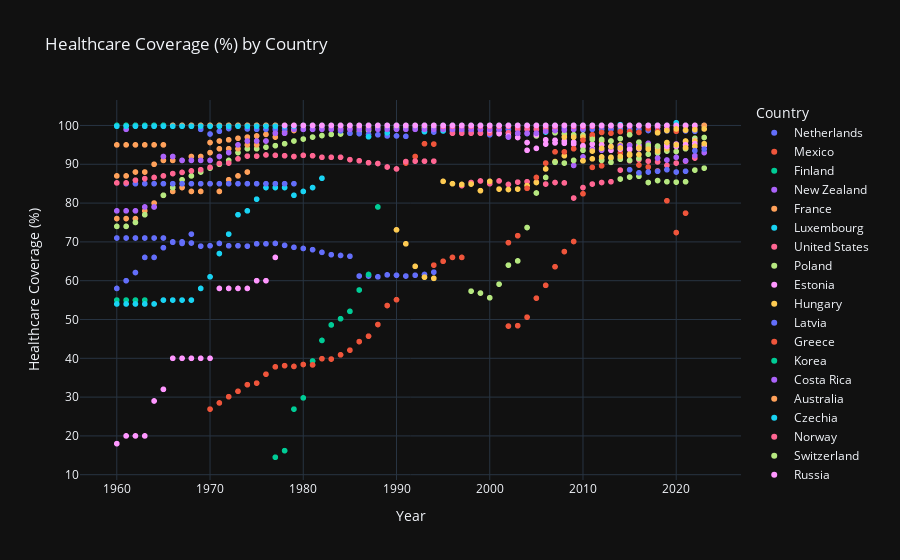

Source (notebook cell):
### Code cell
# plot data
fig = px.scatter(oecd_healthcare_filtered,
                 x='Year',
                 y='Healthcare Coverage (%)',
                 color='Country',
                 title='Healthcare Coverage (%) by Country',
                 template="plotly_dark")
fig.show()

### Figure 1 — Plotly figure (JSON) as saved in the notebook; plotly's stock layout.template omitted (floating-point values rounded to 4 significant figures)
{"data": [{"hovertemplate": "Country=Netherlands<br>Year=%{x}<br>Healthcare Coverage (%)=%{y}<extra></extra>", "legendgroup": "Netherlands", "marker": {"color": "#636efa", "symbol": "circle"}, "mode": "markers", "name": "Netherlands", "showlegend": true, "type": "scattergl", "x": [1960, 1961, 1962, 1963, 1964, 1965, 1966, 1967, 1968, 1969, 1970, 1971, 1972, 1973, 1974, 1975, 1976, 1977, 1978, 1979, 1980, 1981, 1982, 1983, 1984, 1985, 1986, 1987, 1988, 1989, 1990, 1991, 1992, 1993, 1994, 1995, 1996, 1997, 1998, 1999, 2000, 2001, 2002, 2003, 2004, 2005, 2006, 2007, 2008, 2009, 2010, 2011, 2012, 2013, 2014, 2015, 2016, 2017, 2018, 2019, 2020, 2021, 2022], "xaxis": "x", "y": [71, 71, 71, 71, 71, 71, 69.9, 69.6, 69.7, 68.9, 69, 69.6, 69, 69, 68.9, 69.5, 69.5, 69.6, 69.1, 68.6, 68.3, 68, 67.3, 66.7, 66.5, 66.3, 61.2, 61.2, 61, 61.5, 61.4, 61.2, 61.4, 61.6, 62.2, 98.6, 98.6, 98.5, 98.4, 98.1, 97.6, 98.1, 98, 97.9, 97.9, 97.9, 99.5, 99.6, 99.6, 99.6, 99.6, 99.6, 99.7, 99.8, 99.8, 99.8, 99.9, 99.9, 99.9, 99.9, 99.9, 99.9, 99.9], "yaxis": "y"}, {"hovertemplate": "Country=Mexico<br>Year=%{x}<br>Healthcare Coverage (%)=%{y}<extra></extra>", "legendgroup": "Mexico", "marker": {"color": "#EF553B", "symbol": "circle"}, "mode": "markers", "name": "Mexico", "showlegend": true, "type": "scattergl", "x": [2002, 2003, 2004, 2005, 2006, 2007, 2008, 2009, 2010, 2011, 2012, 2013, 2014, 2015, 2016, 2017, 2018, 2019, 2020, 2021], "xaxis": "x", "y": [48.3, 48.4, 50.6, 55.5, 58.8, 63.6, 67.5, 70.1, 82.4, 89.2, 89.6, 91.6, 92.9, 92.3, 89.8, 89.3, 88.3, 80.6, 72.4, 77.4], "yaxis": "y"}, {"hovertemplate": "Country=Finland<br>Year=%{x}<br>Healthcare Coverage (%)=%{y}<extra></extra>", "legendgroup": "Finland", "marker": {"color": "#00cc96", "symbol": "circle"}, "mode": "markers", "name": "Finland", "showlegend": true, "type": "scattergl", "x": [1960, 1961, 1962, 1963, 1964, 1965, 1966, 1967, 1968, 1969, 1970, 1971, 1972, 1973, 1974, 1975, 1976, 1977, 1978, 1979, 1980, 1981, 1982, 1983, 1984, 1985, 1986, 1987, 1988, 1989, 1990, 1991, 1992, 1993, 1994, 1995, 1996, 1997, 1998, 1999, 2000, 2001, 2002, 2003, 2004, 2005, 2006, 2007, 2008, 2009, 2010, 2011, 2012, 2013, 2014, 2015, 2016, 2017, 2018, 2019, 2020, 2021, 2022, 2023], "xaxis": "x", "y": [55, 55, 55, 55, 100, 100, 100, 100, 100, 100, 100, 100, 100, 100, 100, 100, 100, 100, 100, 100, 100, 100, 100, 100, 100, 100, 100, 100, 100, 100, 100, 100, 100, 100, 100, 100, 100, 100, 100, 100, 100, 100, 100, 100, 100, 100, 100, 100, 100, 100, 100, 100, 100, 100, 100, 100, 100, 100, 100, 100, 100, 100, 100, 100], "yaxis": "y"}, {"hovertemplate": "Country=New Zealand<br>Year=%{x}<br>Healthcare Coverage (%)=%{y}<extra></extra>", "legendgroup": "New Zealand", "marker": {"color": "#ab63fa", "symbol": "circle"}, "mode": "markers", "name": "New Zealand", "showlegend": true, "type": "scattergl", "x": [1960, 1961, 1962, 1963, 1964, 1965, 1966, 1967, 1968, 1969, 1970, 1971, 1972, 1973, 1974, 1975, 1976, 1977, 1978, 1979, 1980, 1981, 1982, 1983, 1984, 1985, 1986, 1987, 1988, 1989, 1990, 1991, 1992, 1993, 1994, 1995, 1996, 1997, 1998, 1999, 2000, 2001, 2002, 2003, 2004, 2005, 2006, 2007, 2008, 2009, 2010, 2011, 2012, 2013, 2014, 2015, 2016, 2017, 2018, 2019, 2020, 2021, 2022, 2023], "xaxis": "x", "y": [100, 100, 100, 100, 100, 100, 100, 100, 100, 100, 100, 100, 100, 100, 100, 100, 100, 100, 100, 100, 100, 100, 100, 100, 100, 100, 100, 100, 100, 100, 100, 100, 100, 100, 100, 100, 100, 100, 100, 100, 100, 100, 100, 100, 100, 100, 100, 100, 100, 100, 100, 100, 100, 100, 100, 100, 100, 100, 100, 100, 100, 100, 100, 100], "yaxis": "y"}, {"hovertemplate": "Country=France<br>Year=%{x}<br>Healthcare Coverage (%)=%{y}<extra></extra>", "legendgroup": "France", "marker": {"color": "#FFA15A", "symbol": "circle"}, "mode": "markers", "name": "France", "showlegend": true, "type": "scattergl", "x": [1960, 1970, 1971, 1972, 1973, 1974, 1975, 1976, 1977, 1978, 1979, 1980, 1981, 1982, 1983, 1984, 1985, 1986, 1987, 1988, 1989, 1990, 1991, 1992, 1993, 1994, 1995, 1996, 1997, 1998, 1999, 2000, 2001, 2002, 2003, 2004, 2005, 2006, 2007, 2008, 2009, 2010, 2011, 2012, 2013, 2014, 2015, 2016, 2017, 2018, 2019, 2020, 2021, 2022, 2023], "xaxis": "x", "y": [76, 95.6, 96, 96.3, 96.7, 97, 97.3, 97.7, 98, 98.4, 98.7, 99.1, 99.1, 99.2, 99.2, 99.2, 99.2, 99.3, 99.3, 99.3, 99.3, 99.4, 99.4, 99.4, 99.4, 99.4, 99.4, 99.4, 99.4, 99.4, 99.9, 99.9, 99.9, 99.9, 99.9, 99.9, 99.9, 99.9, 99.9, 99.9, 99.9, 99.9, 99.9, 99.9, 99.9, 99.9, 99.9, 99.9, 99.9, 99.9, 99.9, 99.9, 99.9, 99.9, 99.9], "yaxis": "y"}, {"hovertemplate": "Country=Luxembourg<br>Year=%{x}<br>Healthcare Coverage (%)=%{y}<extra></extra>", "legendgroup": "Luxembourg", "marker": {"color": "#19d3f3", "symbol": "circle"}, "mode": "markers", "name": "Luxembourg", "showlegend": true, "type": "scattergl", "x": [2017, 2018, 2019, 2020, 2021, 2022, 2023], "xaxis": "x", "y": [100, 100, 100, 100, 100, 100, 100], "yaxis": "y"}, {"hovertemplate": "Country=United States<br>Year=%{x}<br>Healthcare Coverage (%)=%{y}<extra></extra>", "legendgroup": "United States", "marker": {"color": "#FF6692", "symbol": "circle"}, "mode": "markers", "name": "United States", "showlegend": true, "type": "scattergl", "x": [1997, 1998, 1999, 2000, 2001, 2002, 2003, 2004, 2005, 2006, 2007, 2008, 2009, 2010, 2011, 2012, 2013, 2014, 2015, 2016, 2017, 2018, 2019, 2020, 2021, 2022], "xaxis": "x", "y": [84.5, 85.3, 85.7, 85, 85.7, 84.8, 85.4, 85.5, 85.4, 84.9, 85.3, 85.2, 81.3, 84, 84.9, 85.3, 85.5, 88.5, 90.9, 91.2, 90.8, 90.6, 89.7, 90.3, 90.8, 91.6], "yaxis": "y"}, {"hovertemplate": "Country=Poland<br>Year=%{x}<br>Healthcare Coverage (%)=%{y}<extra></extra>", "legendgroup": "Poland", "marker": {"color": "#B6E880", "symbol": "circle"}, "mode": "markers", "name": "Poland", "showlegend": true, "type": "scattergl", "x": [2005, 2006, 2007, 2008, 2009, 2010, 2011, 2012, 2013, 2014, 2015, 2016, 2017, 2018, 2019, 2020, 2021, 2022, 2023], "xaxis": "x", "y": [97.3, 99.3, 98.1, 97.8, 97.6, 97.5, 96.6, 91, 91.6, 91.3, 91, 91.5, 92.6, 92.9, 93.4, 93.3, 94, 96.7, 96.9], "yaxis": "y"}, {"hovertemplate": "Country=Estonia<br>Year=%{x}<br>Healthcare Coverage (%)=%{y}<extra></extra>", "legendgroup": "Estonia", "marker": {"color": "#FF97FF", "symbol": "circle"}, "mode": "markers", "name": "Estonia", "showlegend": true, "type": "scattergl", "x": [2004, 2005, 2006, 2007, 2008, 2009, 2010, 2011, 2012, 2013, 2014, 2015, 2016, 2017, 2018, 2019, 2020, 2021, 2022, 2023], "xaxis": "x", "y": [93.6, 94.1, 95.2, 96.2, 96, 95.7, 94.5, 94, 93.7, 93.6, 93.9, 94, 94, 94.1, 94.5, 95, 95.2, 95.9, 96.1, 94.8], "yaxis": "y"}, {"hovertemplate": "Country=Hungary<br>Year=%{x}<br>Healthcare Coverage (%)=%{y}<extra></extra>", "legendgroup": "Hungary", "marker": {"color": "#FECB52", "symbol": "circle"}, "mode": "markers", "name": "Hungary", "showlegend": true, "type": "scattergl", "x": [1975, 1976, 1977, 1978, 1979, 1980, 1981, 1982, 1983, 1984, 1985, 1986, 1987, 1988, 1989, 1990, 1991, 1992, 1993, 1994, 1995, 1996, 1997, 1998, 1999, 2000, 2001, 2002, 2003, 2004, 2005, 2006, 2007, 2008, 2009, 2010, 2011, 2012, 2013, 2014, 2015, 2016, 2017, 2018, 2019, 2020, 2021, 2022], "xaxis": "x", "y": [100, 100, 100, 100, 100, 100, 100, 100, 100, 100, 100, 100, 100, 100, 100, 100, 100, 100, 100, 100, 100, 100, 100, 100, 100, 100, 100, 100, 100, 100, 100, 100, 100, 97, 97, 97, 97, 96, 96, 95, 95, 95, 94, 94, 94, 95, 96, 96], "yaxis": "y"}, {"hovertemplate": "Country=Latvia<br>Year=%{x}<br>Healthcare Coverage (%)=%{y}<extra></extra>", "legendgroup": "Latvia", "marker": {"color": "#636efa", "symbol": "circle"}, "mode": "markers", "name": "Latvia", "showlegend": true, "type": "scattergl", "x": [2017, 2018, 2019, 2020, 2021, 2022, 2023], "xaxis": "x", "y": [100, 100, 100, 100, 100, 100, 100], "yaxis": "y"}, {"hovertemplate": "Country=Greece<br>Year=%{x}<br>Healthcare Coverage (%)=%{y}<extra></extra>", "legendgroup": "Greece", "marker": {"color": "#EF553B", "symbol": "circle"}, "mode": "markers", "name": "Greece", "showlegend": true, "type": "scattergl", "x": [1984, 1985, 1986, 1987, 1988, 1989, 1990, 1991, 1992, 1993, 1994, 1995, 1996, 1997, 1998, 1999, 2000, 2001, 2002, 2003, 2004, 2005, 2006, 2007, 2008, 2016, 2017, 2018, 2019, 2020, 2021, 2022, 2023], "xaxis": "x", "y": [100, 100, 100, 100, 100, 100, 100, 100, 100, 100, 100, 100, 100, 100, 100, 100, 100, 100, 100, 100, 100, 100, 100, 100, 100, 100, 100, 100, 100, 100, 100, 100, 100], "yaxis": "y"}, {"hovertemplate": "Country=Korea<br>Year=%{x}<br>Healthcare Coverage (%)=%{y}<extra></extra>", "legendgroup": "Korea", "marker": {"color": "#00cc96", "symbol": "circle"}, "mode": "markers", "name": "Korea", "showlegend": true, "type": "scattergl", "x": [1977, 1978, 1979, 1980, 1981, 1982, 1983, 1984, 1985, 1986, 1987, 1988, 1989, 1990, 1991, 1992, 1993, 1994, 1995, 1996, 1997, 1998, 1999, 2000, 2001, 2002, 2003, 2004, 2005, 2006, 2007, 2008, 2009, 2010, 2011, 2012, 2013, 2014, 2015, 2016, 2017, 2018, 2019, 2020, 2021, 2022], "xaxis": "x", "y": [14.5, 16.2, 26.9, 29.8, 39.3, 44.6, 48.6, 50.2, 52.1, 57.6, 61.6, 79, 100, 100, 100, 100, 100, 100, 100, 100, 100, 100, 100, 100, 100, 100, 100, 100, 100, 100, 100, 100, 100, 100, 100, 100, 100, 100, 100, 100, 100, 100, 100, 100, 100, 100], "yaxis": "y"}, {"hovertemplate": "Country=Costa Rica<br>Year=%{x}<br>Healthcare Coverage (%)=%{y}<extra></extra>", "legendgroup": "Costa Rica", "marker": {"color": "#ab63fa", "symbol": "circle"}, "mode": "markers", "name": "Costa Rica", "showlegend": true, "type": "scattergl", "x": [2009, 2010, 2011, 2012, 2013, 2014, 2015, 2016, 2017, 2018, 2019, 2020, 2021, 2022, 2023], "xaxis": "x", "y": [89.7, 91.9, 93.7, 93.6, 94.4, 94.7, 94.9, 95, 95.4, 91.6, 91.1, 91.8, 90.9, 92.2, 93], "yaxis": "y"}, {"hovertemplate": "Country=Australia<br>Year=%{x}<br>Healthcare Coverage (%)=%{y}<extra></extra>", "legendgroup": "Australia", "marker": {"color": "#FFA15A", "symbol": "circle"}, "mode": "markers", "name": "Australia", "showlegend": true, "type": "scattergl", "x": [1961, 1962, 1963, 1964, 1965, 1966, 1967, 1968, 1969, 1970, 1971, 1972, 1973, 1974, 1975, 1976, 1977, 1978, 1979, 1980, 1981, 1982, 1983, 1984, 1985, 1986, 1987, 1988, 1989, 1990, 1991, 1992, 1993, 1994, 1995, 1996, 1997, 1998, 1999, 2000, 2001, 2002, 2003, 2004, 2005, 2006, 2007, 2008, 2009, 2010, 2011, 2012, 2013, 2014, 2015, 2016, 2017, 2018, 2019, 2020, 2021, 2022, 2023], "xaxis": "x", "y": [76, 76, 78, 80, 82, 83, 84, 83, 83, 85, 83, 86, 87, 88, 100, 100, 100, 100, 100, 100, 100, 100, 100, 100, 100, 100, 100, 100, 100, 100, 100, 100, 100, 100, 100, 100, 100, 100, 100, 100, 100, 100, 100, 100, 100, 100, 100, 100, 100, 100, 100, 100, 100, 100, 100, 100, 100, 100, 100, 100, 100, 100, 100], "yaxis": "y"}, {"hovertemplate": "Country=Czechia<br>Year=%{x}<br>Healthcare Coverage (%)=%{y}<extra></extra>", "legendgroup": "Czechia", "marker": {"color": "#19d3f3", "symbol": "circle"}, "mode": "markers", "name": "Czechia", "showlegend": true, "type": "scattergl", "x": [1961, 1962, 1963, 1964, 1965, 1966, 1967, 1968, 1969, 1970, 1971, 1972, 1973, 1974, 1975, 1976, 1977, 1978, 1979, 1980, 1981, 1982, 1983, 1984, 1985, 1986, 1987, 1988, 1989, 1990, 1991, 1992, 1993, 1994, 1995, 1996, 1997, 1998, 1999, 2000, 2001, 2002, 2003, 2004, 2005, 2006, 2007, 2008, 2009, 2010, 2011, 2012, 2013, 2014, 2015, 2016, 2017, 2018, 2019, 2020, 2021, 2022, 2023], "xaxis": "x", "y": [100, 100, 100, 100, 100, 100, 100, 100, 100, 100, 100, 100, 100, 100, 100, 100, 100, 100, 100, 100, 100, 100, 100, 100, 100, 100, 100, 100, 100, 100, 100, 100, 100, 100, 100, 100, 100, 100, 100, 100, 100, 100, 100, 100, 100, 100, 100, 100, 100, 100, 100, 100, 100, 100.2, 100, 100, 100, 100, 100, 100, 100, 100, 100], "yaxis": "y"}, {"hovertemplate": "Country=Norway<br>Year=%{x}<br>Healthcare Coverage (%)=%{y}<extra></extra>", "legendgroup": "Norway", "marker": {"color": "#FF6692", "symbol": "circle"}, "mode": "markers", "name": "Norway", "showlegend": true, "type": "scattergl", "x": [1960, 1961, 1962, 1963, 1964, 1965, 1966, 1967, 1968, 1969, 1970, 1971, 1972, 1973, 1974, 1975, 1976, 1977, 1978, 1979, 1980, 1981, 1982, 1983, 1984, 1985, 1986, 1987, 1988, 1989, 1990, 1991, 1992, 1993, 1994, 1995, 1996, 1997, 1998, 1999, 2000, 2001, 2002, 2003, 2004, 2005, 2006, 2007, 2008, 2009, 2010, 2011, 2012, 2013, 2014, 2015, 2016, 2017, 2018, 2019, 2020, 2021, 2022, 2023], "xaxis": "x", "y": [100, 100, 100, 100, 100, 100, 100, 100, 100, 100, 100, 100, 100, 100, 100, 100, 100, 100, 100, 100, 100, 100, 100, 100, 100, 100, 100, 100, 100, 100, 100, 100, 100, 100, 100, 100, 100, 100, 100, 100, 100, 100, 100, 100, 100, 100, 100, 100, 100, 100, 100, 100, 100, 100, 100, 100, 100, 100, 100, 100, 100, 100, 100, 100], "yaxis": "y"}, {"hovertemplate": "Country=Switzerland<br>Year=%{x}<br>Healthcare Coverage (%)=%{y}<extra></extra>", "legendgroup": "Switzerland", "marker": {"color": "#B6E880", "symbol": "circle"}, "mode": "markers", "name": "Switzerland", "showlegend": true, "type": "scattergl", "x": [1960, 1961, 1962, 1963, 1964, 1965, 1966, 1967, 1968, 1969, 1970, 1971, 1972, 1973, 1974, 1975, 1976, 1977, 1978, 1979, 1980, 1981, 1982, 1983, 1984, 1985, 1986, 1987, 1988, 1989, 1990, 1991, 1992, 1993, 1994, 1995, 1996, 1997, 1998, 1999, 2000, 2001, 2002, 2003, 2004, 2005, 2006, 2007, 2008, 2009, 2010, 2011, 2012, 2013, 2014, 2015, 2016, 2017, 2018, 2019, 2020, 2021, 2022], "xaxis": "x", "y": [74, 74, 75, 77, 79, 82, 84, 86, 87, 88, 89, 90, 91, 93, 94, 94, 94.4, 94.8, 95.3, 96, 96.5, 97, 97.4, 97.7, 97.8, 98, 98.3, 98.7, 99.3, 99.3, 99.5, 99.5, 99.5, 99.5, 99.5, 99.5, 100, 100, 100, 100, 100, 100, 100, 100, 100, 100, 100, 100, 100, 100, 100, 100, 100, 100, 100, 100, 100, 100, 100, 100, 100, 100, 100], "yaxis": "y"}, {"hovertemplate": "Country=Russia<br>Year=%{x}<br>Healthcare Coverage (%)=%{y}<extra></extra>", "legendgroup": "Russia", "marker": {"color": "#FF97FF", "symbol": "circle"}, "mode": "markers", "name": "Russia", "showlegend": true, "type": "scattergl", "x": [2010, 2012, 2013, 2014, 2015, 2016, 2017, 2018, 2019, 2020], "xaxis": "x", "y": [98.9, 99.8, 99.2, 99.9, 100, 100, 99.7, 99.6, 99.1, 99.2], "yaxis": "y"}, {"hovertemplate": "Country=Canada<br>Year=%{x}<br>Healthcare Coverage (%)=%{y}<extra></extra>", "legendgroup": "Canada", "marker": {"color": "#FECB52", "symbol": "circle"}, "mode": "markers", "name": "Canada", "showlegend": true, "type": "scattergl", "x": [1961, 1962, 1963, 1964, 1965, 1966, 1967, 1968, 1969, 1970, 1971, 1972, 1973, 1974, 1975, 1976, 1977, 1978, 1979, 1980, 1981, 1982, 1983, 1984, 1985, 1986, 1987, 1988, 1989, 1990, 1991, 1992, 1993, 1994, 1995, 1996, 1997, 1998, 1999, 2000, 2001, 2002, 2003, 2004, 2005, 2006, 2007, 2008, 2009, 2010, 2011, 2012, 2013, 2014, 2015, 2016, 2017, 2018, 2019, 2020, 2021, 2022, 2023], "xaxis": "x", "y": [100, 100, 100, 100, 100, 100, 100, 100, 100, 100, 100, 100, 100, 100, 100, 100, 100, 100, 100, 100, 100, 100, 100, 100, 100, 100, 100, 100, 100, 100, 100, 100, 100, 100, 100, 100, 100, 100, 100, 100, 100, 100, 100, 100, 100, 100, 100, 100, 100, 100, 100, 100, 100, 100, 100, 100, 100, 100, 100, 100, 100, 100, 100], "yaxis": "y"}, {"hovertemplate": "Country=Belgium<br>Year=%{x}<br>Healthcare Coverage (%)=%{y}<extra></extra>", "legendgroup": "Belgium", "marker": {"color": "#636efa", "symbol": "circle"}, "mode": "markers", "name": "Belgium", "showlegend": true, "type": "scattergl", "x": [1960, 1961, 1962, 1963, 1964, 1965, 1966, 1967, 1968, 1969, 1970, 1971, 1972, 1973, 1974, 1975, 1976, 1977, 1978, 1979, 1980, 1981, 1982, 1983, 1984, 1985, 1986, 1987, 1988, 1989, 1990, 1991, 1992, 1993, 1994, 1995, 1996, 1997, 1998, 1999, 2000, 2001, 2002, 2003, 2004, 2005, 2006, 2007, 2008, 2009, 2010, 2011, 2012, 2013, 2014, 2015, 2016, 2017, 2018, 2019, 2020, 2021, 2022], "xaxis": "x", "y": [58, 60, 62.1, 66, 66, 68.5, 70, 70, 72, 99, 97.8, 98.5, 99.2, 99.9, 99.1, 99, 99, 99, 99, 99, 99, 99, 99.7, 99.1, 98.6, 98, 97.9, 97.7, 97.6, 97.3, 97.3, 97.2, 99.2, 98.5, 98.3, 99, 99, 99, 99, 99, 99, 99, 99, 99, 99, 99, 99, 99, 99, 99, 99, 99, 99, 99, 99, 99, 99, 98.7, 98.7, 98.6, 98.6, 98.6, 98.5], "yaxis": "y"}, {"hovertemplate": "Country=Israel<br>Year=%{x}<br>Healthcare Coverage (%)=%{y}<extra></extra>", "legendgroup": "Israel", "marker": {"color": "#EF553B", "symbol": "circle"}, "mode": "markers", "name": "Israel", "showlegend": true, "type": "scattergl", "x": [1991, 1992, 1993, 1994, 1995, 1996, 1997, 1998, 1999, 2000, 2001, 2002, 2003, 2004, 2005, 2006, 2007, 2008, 2009, 2010, 2011, 2012, 2013, 2014, 2015, 2016, 2017, 2018, 2019, 2020, 2021, 2022, 2023], "xaxis": "x", "y": [90.3, 92, 95.3, 95.2, 100, 100, 100, 100, 100, 100, 100, 100, 100, 100, 100, 100, 100, 100, 100, 100, 100, 100, 100, 100, 100, 100, 100, 100, 100, 100, 100, 100, 100], "yaxis": "y"}, {"hovertemplate": "Country=Sweden<br>Year=%{x}<br>Healthcare Coverage (%)=%{y}<extra></extra>", "legendgroup": "Sweden", "marker": {"color": "#00cc96", "symbol": "circle"}, "mode": "markers", "name": "Sweden", "showlegend": true, "type": "scattergl", "x": [1960, 1961, 1962, 1963, 1964, 1965, 1966, 1967, 1968, 1969, 1970, 1971, 1972, 1973, 1974, 1975, 1976, 1977, 1978, 1979, 1980, 1981, 1982, 1983, 1984, 1985, 1986, 1987, 1988, 1989, 1990, 1991, 1992, 1993, 1994, 1995, 1996, 1997, 1998, 1999, 2000, 2001, 2002, 2003, 2004, 2005, 2006, 2007, 2008, 2009, 2010, 2011, 2012, 2013, 2014, 2015, 2016, 2017, 2018, 2019, 2020, 2021, 2022], "xaxis": "x", "y": [100, 100, 100, 100, 100, 100, 100, 100, 100, 100, 100, 100, 100, 100, 100, 100, 100, 100, 100, 100, 100, 100, 100, 100, 100, 100, 100, 100, 100, 100, 100, 100, 100, 100, 100, 100, 100, 100, 100, 100, 100, 100, 100, 100, 100, 100, 100, 100, 100, 100, 100, 100, 100, 100, 100, 100, 100, 100, 100, 100, 100, 100, 100], "yaxis": "y"}, {"hovertemplate": "Country=Japan<br>Year=%{x}<br>Healthcare Coverage (%)=%{y}<extra></extra>", "legendgroup": "Japan", "marker": {"color": "#ab63fa", "symbol": "circle"}, "mode": "markers", "name": "Japan", "showlegend": true, "type": "scattergl", "x": [1961, 1962, 1963, 1964, 1965, 1966, 1967, 1968, 1969, 1970, 1971, 1972, 1973, 1974, 1975, 1976, 1977, 1978, 1979, 1980, 1981, 1982, 1983, 1984, 1985, 1986, 1987, 1988, 1989, 1990, 1991, 1992, 1993, 1994, 1995, 1996, 1997, 1998, 1999, 2000, 2001, 2002, 2003, 2004, 2005, 2006, 2007, 2008, 2009, 2010, 2011, 2012, 2013, 2014, 2015, 2016, 2017, 2018, 2019, 2020, 2021], "xaxis": "x", "y": [99, 100, 100, 100, 100, 100, 100, 100, 100, 100, 100, 100, 100, 100, 100, 100, 100, 100, 100, 100, 100, 100, 100, 100, 100, 100, 100, 100, 100, 100, 100, 100, 100, 100, 100, 100, 100, 100, 100, 100, 100, 100, 100, 100, 100, 100, 100, 100, 100, 100, 100, 100, 100, 100, 100, 100, 100, 100, 100, 100, 100], "yaxis": "y"}, {"hovertemplate": "Country=Italy<br>Year=%{x}<br>Healthcare Coverage (%)=%{y}<extra></extra>", "legendgroup": "Italy", "marker": {"color": "#FFA15A", "symbol": "circle"}, "mode": "markers", "name": "Italy", "showlegend": true, "type": "scattergl", "x": [1960, 1961, 1962, 1963, 1964, 1965, 1966, 1967, 1968, 1969, 1970, 1971, 1972, 1973, 1974, 1975, 1976, 1977, 1978, 1979, 1980, 1981, 1982, 1983, 1984, 1985, 1986, 1987, 1988, 1989, 1990, 1991, 1992, 1993, 1994, 1995, 1996, 1997, 1998, 1999, 2000, 2001, 2002, 2003, 2004, 2005, 2006, 2007, 2008, 2009, 2010, 2011, 2012, 2013, 2014, 2015, 2016, 2017, 2018, 2019, 2020, 2021, 2022, 2023], "xaxis": "x", "y": [87, 87, 88, 88, 90, 91, 91, 91, 92, 92, 93, 94, 94, 94, 95, 95, 96, 97, 98, 99, 100, 100, 100, 100, 100, 100, 100, 100, 100, 100, 100, 100, 100, 100, 100, 100, 100, 100, 100, 100, 100, 100, 100, 100, 100, 100, 100, 100, 100, 100, 100, 100, 100, 100, 100, 100, 100, 100, 100, 100, 100, 100, 100, 100], "yaxis": "y"}, {"hovertemplate": "Country=Spain<br>Year=%{x}<br>Healthcare Coverage (%)=%{y}<extra></extra>", "legendgroup": "Spain", "marker": {"color": "#19d3f3", "symbol": "circle"}, "mode": "markers", "name": "Spain", "showlegend": true, "type": "scattergl", "x": [1960, 1961, 1962, 1963, 1964, 1965, 1966, 1967, 1968, 1969, 1970, 1971, 1972, 1973, 1974, 1975, 1976, 1977, 1978, 1979, 1980, 1981, 1982, 1987, 1989, 1993, 1995, 1997, 2001, 2003, 2006, 2011, 2014, 2017, 2018, 2019, 2020, 2021, 2022, 2023], "xaxis": "x", "y": [54, 54, 54, 54, 54, 55, 55, 55, 55, 58, 61, 67, 72, 77, 78, 81, 84, 84, 84, 82, 83, 84, 86.4, 97.1, 98.1, 98.4, 98.6, 98.5, 98.9, 99.5, 98.3, 99.9, 99.8, 99.9, 100, 100, 100.7, 100, 100, 100], "yaxis": "y"}, {"hovertemplate": "Country=Slovenia<br>Year=%{x}<br>Healthcare Coverage (%)=%{y}<extra></extra>", "legendgroup": "Slovenia", "marker": {"color": "#FF6692", "symbol": "circle"}, "mode": "markers", "name": "Slovenia", "showlegend": true, "type": "scattergl", "x": [1994, 1995, 1996, 1997, 1998, 1999, 2000, 2001, 2002, 2003, 2004, 2005, 2006, 2007, 2008, 2009, 2010, 2011, 2012, 2013, 2014, 2015, 2016, 2017, 2018, 2019, 2020, 2021, 2022], "xaxis": "x", "y": [100, 99, 98, 98, 98, 98, 98, 98.1, 98.1, 99.1, 99, 99, 99, 99, 100, 100, 100, 100, 100, 100, 100, 100, 100, 100, 100, 100, 100, 100, 100], "yaxis": "y"}, {"hovertemplate": "Country=Romania<br>Year=%{x}<br>Healthcare Coverage (%)=%{y}<extra></extra>", "legendgroup": "Romania", "marker": {"color": "#B6E880", "symbol": "circle"}, "mode": "markers", "name": "Romania", "showlegend": true, "type": "scattergl", "x": [2012, 2013, 2014, 2015, 2016, 2017, 2018, 2019, 2020, 2021, 2022, 2023], "xaxis": "x", "y": [91.2, 90.5, 86.2, 86.7, 86.9, 85.3, 85.8, 85.5, 85.4, 85.5, 88.5, 89], "yaxis": "y"}, {"hovertemplate": "Country=Slovak Republic<br>Year=%{x}<br>Healthcare Coverage (%)=%{y}<extra></extra>", "legendgroup": "Slovak Republic", "marker": {"color": "#FF97FF", "symbol": "circle"}, "mode": "markers", "name": "Slovak Republic", "showlegend": true, "type": "scattergl", "x": [1995, 1996, 1997, 1998, 1999, 2000, 2001, 2002, 2003, 2004, 2005, 2006, 2007, 2008, 2009, 2010, 2011, 2012, 2013, 2014, 2015, 2016, 2017, 2018, 2019, 2020, 2021, 2022], "xaxis": "x", "y": [99.3, 100, 100, 100, 100, 98.8, 97.9, 97.3, 96.9, 95.6, 97.6, 96.3, 95.5, 95.4, 95.2, 94.8, 95.2, 95, 94.6, 94.2, 93.8, 94.5, 94.6, 94.5, 94.6, 94.6, 95, 95.3], "yaxis": "y"}, {"hovertemplate": "Country=Chile<br>Year=%{x}<br>Healthcare Coverage (%)=%{y}<extra></extra>", "legendgroup": "Chile", "marker": {"color": "#FECB52", "symbol": "circle"}, "mode": "markers", "name": "Chile", "showlegend": true, "type": "scattergl", "x": [1990, 1991, 1992, 1993, 1994, 1995, 1996, 1997, 1998, 1999, 2000, 2001, 2002, 2003, 2004, 2005, 2006, 2007, 2008, 2009, 2010, 2011, 2012, 2013, 2014, 2015, 2016, 2017, 2018, 2019, 2020, 2021, 2022, 2023], "xaxis": "x", "y": [73.1, 69.5, 63.7, 60.9, 60.6, 85.6, 85, 84.8, 84.9, 83.2, 85.6, 83.6, 83.5, 83.6, 84.5, 85.3, 88.8, 90.7, 92.2, 91, 90.9, 93.4, 94.1, 94.5, 94.2, 92.6, 94.2, 94, 93.4, 95.6, 95, 94.3, 94.6, 95.3], "yaxis": "y"}, {"hovertemplate": "Country=Ireland<br>Year=%{x}<br>Healthcare Coverage (%)=%{y}<extra></extra>", "legendgroup": "Ireland", "marker": {"color": "#636efa", "symbol": "circle"}, "mode": "markers", "name": "Ireland", "showlegend": true, "type": "scattergl", "x": [1961, 1962, 1963, 1964, 1965, 1966, 1967, 1968, 1969, 1970, 1971, 1972, 1973, 1974, 1975, 1976, 1977, 1978, 1979, 1980, 1981, 1982, 1983, 1984, 1985, 1986, 1987, 1988, 1989, 1990, 1991, 1992, 1993, 1994, 1995, 1996, 1997, 1998, 1999, 2000, 2001, 2002, 2003, 2004, 2005, 2006, 2007, 2008, 2009, 2010, 2011, 2012, 2013, 2014, 2015, 2016, 2017, 2018, 2019, 2020, 2021, 2022, 2023], "xaxis": "x", "y": [85, 85, 85, 85, 85, 85, 85, 85, 85, 85, 85, 85, 85, 85, 85, 85, 85, 85, 85, 100, 100, 100, 100, 100, 100, 100, 100, 100, 100, 100, 100, 100, 100, 100, 100, 100, 100, 100, 100, 100, 100, 100, 100, 100, 100, 100, 100, 100, 100, 100, 100, 100, 100, 100, 100, 100, 100, 100, 100, 100, 100, 100, 100], "yaxis": "y"}, {"hovertemplate": "Country=Türkiye<br>Year=%{x}<br>Healthcare Coverage (%)=%{y}<extra></extra>", "legendgroup": "Türkiye", "marker": {"color": "#EF553B", "symbol": "circle"}, "mode": "markers", "name": "Türkiye", "showlegend": true, "type": "scattergl", "x": [1970, 1971, 1972, 1973, 1974, 1975, 1976, 1977, 1978, 1979, 1980, 1981, 1982, 1983, 1984, 1985, 1986, 1987, 1988, 1989, 1990, 1994, 1995, 1996, 1997, 2002, 2003, 2004, 2005, 2006, 2007, 2008, 2009, 2010, 2011, 2012, 2013, 2014, 2015, 2016, 2017, 2018, 2019, 2020, 2021, 2022], "xaxis": "x", "y": [26.9, 28.5, 30.1, 31.5, 33.2, 33.6, 35.9, 37.8, 38.1, 37.9, 38.4, 38.3, 39.9, 39.8, 40.9, 42.1, 44.3, 45.7, 48.7, 53.6, 55.1, 64, 65, 66, 66, 69.8, 71.6, 83.8, 86.6, 90.3, 93.2, 93.2, 94, 96.2, 97.6, 98.2, 98, 98.4, 98.4, 98.2, 99.2, 98.5, 98.8, 98.5, 98.8, 99.2], "yaxis": "y"}, {"hovertemplate": "Country=United Kingdom<br>Year=%{x}<br>Healthcare Coverage (%)=%{y}<extra></extra>", "legendgroup": "United Kingdom", "marker": {"color": "#00cc96", "symbol": "circle"}, "mode": "markers", "name": "United Kingdom", "showlegend": true, "type": "scattergl", "x": [1960, 1961, 1962, 1963, 1964, 1965, 1966, 1967, 1968, 1969, 1970, 1971, 1972, 1973, 1974, 1975, 1976, 1977, 1978, 1979, 1980, 1981, 1982, 1983, 1984, 1985, 1986, 1987, 1988, 1989, 1990, 1991, 1992, 1993, 1994, 1995, 1996, 1997, 1998, 1999, 2000, 2001, 2002, 2003, 2004, 2005, 2006, 2007, 2008, 2009, 2010, 2011, 2012, 2013, 2014, 2015, 2016, 2017, 2018, 2019, 2020, 2021, 2022], "xaxis": "x", "y": [100, 100, 100, 100, 100, 100, 100, 100, 100, 100, 100, 100, 100, 100, 100, 100, 100, 100, 100, 100, 100, 100, 100, 100, 100, 100, 100, 100, 100, 100, 100, 100, 100, 100, 100, 100, 100, 100, 100, 100, 100, 100, 100, 100, 100, 100, 100, 100, 100, 100, 100, 100, 100, 100, 100, 100, 100, 100, 100, 100, 100, 100, 100], "yaxis": "y"}, {"hovertemplate": "Country=Austria<br>Year=%{x}<br>Healthcare Coverage (%)=%{y}<extra></extra>", "legendgroup": "Austria", "marker": {"color": "#ab63fa", "symbol": "circle"}, "mode": "markers", "name": "Austria", "showlegend": true, "type": "scattergl", "x": [1960, 1961, 1962, 1963, 1964, 1965, 1966, 1967, 1968, 1969, 1970, 1971, 1972, 1973, 1974, 1975, 1976, 1977, 1978, 1979, 1980, 1981, 1982, 1983, 1984, 1985, 1986, 1987, 1988, 1989, 1990, 1991, 1992, 1993, 1994, 1995, 1996, 1997, 1998, 1999, 2000, 2001, 2002, 2003, 2004, 2005, 2006, 2007, 2008, 2009, 2010, 2011, 2012, 2013, 2014, 2015, 2016, 2017, 2018, 2019, 2020, 2021, 2022], "xaxis": "x", "y": [78, 78, 78, 79, 79, 92, 92, 91, 91, 91, 91, 92, 93, 95, 96, 96, 96, 98, 98, 99, 99, 99, 99, 99, 99, 99, 99, 99, 99, 99, 99, 99, 99, 99, 99, 99, 99, 99, 99, 99, 99, 99, 97, 98, 98, 98, 98.5, 98.7, 98.8, 99, 99.3, 99.9, 99.9, 99.9, 99.9, 99.9, 99.9, 99.9, 99.9, 99.9, 99.9, 99.9, 99.9], "yaxis": "y"}, {"hovertemplate": "Country=Denmark<br>Year=%{x}<br>Healthcare Coverage (%)=%{y}<extra></extra>", "legendgroup": "Denmark", "marker": {"color": "#FFA15A", "symbol": "circle"}, "mode": "markers", "name": "Denmark", "showlegend": true, "type": "scattergl", "x": [1960, 1961, 1962, 1963, 1964, 1965, 1966, 1967, 1968, 1969, 1970, 1971, 1972, 1973, 1974, 1975, 1976, 1977, 1978, 1979, 1980, 1981, 1982, 1983, 1984, 1985, 1986, 1987, 1988, 1989, 1990, 1991, 1992, 1993, 1994, 1995, 1996, 1997, 1998, 1999, 2000, 2001, 2002, 2003, 2004, 2005, 2006, 2007, 2008, 2009, 2010, 2011, 2012, 2013, 2014, 2015, 2016, 2017, 2018, 2019, 2020, 2021, 2022, 2023], "xaxis": "x", "y": [95, 95, 95, 95, 95, 95, 100, 100, 100, 100, 100, 100, 100, 100, 100, 100, 100, 100, 100, 100, 100, 100, 100, 100, 100, 100, 100, 100, 100, 100, 100, 100, 100, 100, 100, 100, 100, 100, 100, 100, 100, 100, 100, 100, 100, 100, 100, 100, 100, 100, 100, 100, 100, 100, 100, 100, 100, 100, 100, 100, 100, 100, 100, 100], "yaxis": "y"}, {"hovertemplate": "Country=Iceland<br>Year=%{x}<br>Healthcare Coverage (%)=%{y}<extra></extra>", "legendgroup": "Iceland", "marker": {"color": "#19d3f3", "symbol": "circle"}, "mode": "markers", "name": "Iceland", "showlegend": true, "type": "scattergl", "x": [1960, 1961, 1962, 1963, 1964, 1965, 1966, 1967, 1968, 1969, 1970, 1971, 1972, 1973, 1974, 1975, 1976, 1977, 1978, 1979, 1980, 1981, 1982, 1983, 1984, 1985, 1986, 1987, 1988, 1989, 1990, 1991, 1992, 1993, 1994, 1995, 1996, 1997, 1998, 1999, 2000, 2001, 2002, 2003, 2004, 2005, 2006, 2007, 2008, 2009, 2010, 2011, 2012, 2013, 2014, 2015, 2016, 2017, 2018, 2019, 2020, 2021], "xaxis": "x", "y": [99.8, 99.8, 99.8, 99.8, 99.8, 99.8, 99.8, 99.8, 99.8, 99.8, 99.8, 99.8, 99.8, 99.8, 99.8, 99.8, 99.8, 99.8, 99.8, 99.8, 100, 100, 100, 100, 100, 100, 100, 100, 100, 100, 100, 100, 100, 100, 100, 100, 100, 100, 100, 100, 100, 100, 100, 100, 100, 100, 100, 100, 100, 100, 100, 100, 100, 100, 100, 100, 100, 100, 100, 100, 100, 100], "yaxis": "y"}, {"hovertemplate": "Country=Germany<br>Year=%{x}<br>Healthcare Coverage (%)=%{y}<extra></extra>", "legendgroup": "Germany", "marker": {"color": "#FF6692", "symbol": "circle"}, "mode": "markers", "name": "Germany", "showlegend": true, "type": "scattergl", "x": [1960, 1961, 1962, 1963, 1964, 1965, 1966, 1967, 1968, 1969, 1970, 1971, 1972, 1973, 1974, 1975, 1976, 1977, 1978, 1979, 1980, 1981, 1982, 1983, 1984, 1985, 1986, 1987, 1988, 1989, 1990, 1991, 1992, 1993, 1994, 1995, 1996, 1997, 1998, 1999, 2000, 2001, 2002, 2003, 2004, 2005, 2006, 2007, 2008, 2009, 2010, 2011, 2012, 2013, 2014, 2015, 2016, 2017, 2018, 2019, 2020, 2021, 2022], "xaxis": "x", "y": [85.2, 85.2, 85.9, 86.3, 86.6, 87, 87.6, 87.9, 88.3, 88.6, 89.2, 90.2, 90.3, 91.4, 92.1, 92.1, 92.4, 92.3, 92.2, 92, 92.3, 92.2, 91.8, 91.8, 91.8, 91.2, 90.9, 90.4, 90.2, 89.3, 88.8, 90.7, 90.8, 90.8, 90.8, 99.8, 99.8, 99.9, 99.8, 99.8, 99.8, 99.8, 99.8, 99.7, 99.7, 99.8, 99.8, 99.8, 100, 99.8, 99.8, 99.8, 99.9, 99.9, 99.9, 99.9, 99.9, 99.9, 99.9, 99.9, 99.9, 99.9, 99.9], "yaxis": "y"}, {"hovertemplate": "Country=Colombia<br>Year=%{x}<br>Healthcare Coverage (%)=%{y}<extra></extra>", "legendgroup": "Colombia", "marker": {"color": "#B6E880", "symbol": "circle"}, "mode": "markers", "name": "Colombia", "showlegend": true, "type": "scattergl", "x": [1998, 1999, 2000, 2001, 2002, 2003, 2004, 2005, 2006, 2007, 2008, 2009, 2010, 2011, 2012, 2013, 2014, 2015, 2016, 2017, 2018], "xaxis": "x", "y": [57.3, 56.8, 55.6, 59.1, 64, 65.1, 73.7, 82.6, 86.6, 90.5, 90.3, 91, 93.6, 96.4, 96.4, 96, 96.6, 97.6, 95.7, 94.9, 94.7], "yaxis": "y"}, {"hovertemplate": "Country=Portugal<br>Year=%{x}<br>Healthcare Coverage (%)=%{y}<extra></extra>", "legendgroup": "Portugal", "marker": {"color": "#FF97FF", "symbol": "circle"}, "mode": "markers", "name": "Portugal", "showlegend": true, "type": "scattergl", "x": [1960, 1961, 1962, 1963, 1964, 1965, 1966, 1967, 1968, 1969, 1970, 1971, 1972, 1973, 1974, 1975, 1976, 1977, 1978, 1979, 1980, 1981, 1982, 1983, 1984, 1985, 1986, 1987, 1988, 1989, 1990, 1991, 1992, 1993, 1994, 1995, 1996, 1997, 1998, 1999, 2000, 2001, 2002, 2003, 2004, 2005, 2006, 2007, 2008, 2009, 2010, 2011, 2012, 2013, 2014, 2015, 2016, 2017, 2018, 2019, 2020, 2021, 2022], "xaxis": "x", "y": [18, 20, 20, 20, 29, 32, 40, 40, 40, 40, 40, 58, 58, 58, 58, 60, 60, 66, 100, 100, 100, 100, 100, 100, 100, 100, 100, 100, 100, 100, 100, 100, 100, 100, 100, 100, 100, 100, 100, 100, 100, 100, 100, 100, 100, 100, 100, 100, 100, 100, 100, 100, 100, 100, 100, 100, 100, 100, 100, 100, 100, 100, 100], "yaxis": "y"}, {"hovertemplate": "Country=Lithuania<br>Year=%{x}<br>Healthcare Coverage (%)=%{y}<extra></extra>", "legendgroup": "Lithuania", "marker": {"color": "#FECB52", "symbol": "circle"}, "mode": "markers", "name": "Lithuania", "showlegend": true, "type": "scattergl", "x": [2010, 2011, 2012, 2013, 2014, 2015, 2016, 2017, 2018, 2019, 2020, 2021, 2022, 2023], "xaxis": "x", "y": [90.9, 91.4, 91.9, 91.8, 92, 92.4, 92.5, 93.9, 98.1, 98.7, 99.1, 98.8, 98.9, 99.1], "yaxis": "y"}, {"hovertemplate": "Country=Bulgaria<br>Year=%{x}<br>Healthcare Coverage (%)=%{y}<extra></extra>", "legendgroup": "Bulgaria", "marker": {"color": "#636efa", "symbol": "circle"}, "mode": "markers", "name": "Bulgaria", "showlegend": true, "type": "scattergl", "x": [2015, 2016, 2017, 2018, 2019, 2020, 2021, 2022, 2023], "xaxis": "x", "y": [88.6, 87.8, 88, 88.2, 88.6, 88, 88.2, 93.5, 93.9], "yaxis": "y"}], "layout": {"legend": {"title": {"text": "Country"}, "tracegroupgap": 0}, "title": {"text": "Healthcare Coverage (%) by Country"}, "xaxis": {"anchor": "y", "domain": [0, 1], "title": {"text": "Year"}}, "yaxis": {"anchor": "x", "domain": [0, 1], "title": {"text": "Healthcare Coverage (%)"}}}}
